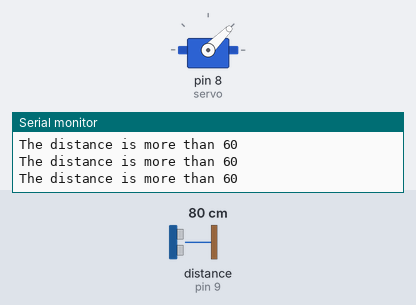
Bench run of a sketch on a simulated Arduino Uno, built with avr-gcc and run on an emulated ATmega328P. Shown: servo, the last lines printed to the serial monitor. Wiring (inferred from the names in the program): ultrasonic range finder: trigger pin 10; echo pin 9. The inputs (shaded band) are chosen by the test bench; at power-on: distance to the obstacle (sensor on pin 9) 80 cm. The echo pulse lasts 58.3 µs per cm.

Above: at 1.3 s.
1.4 s: distance to the obstacle (sensor on pin 9) set to 10 cm
3.5 s: distance to the obstacle (sensor on pin 9) set to 7 cm
At 3.9 s:
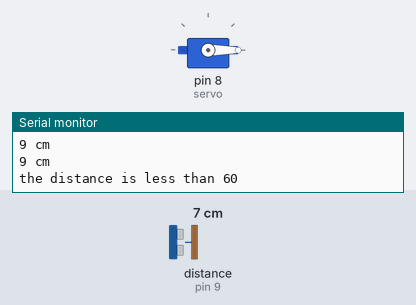
5.0 s: distance to the obstacle (sensor on pin 9) set to 9 cm
At 6.2 s:
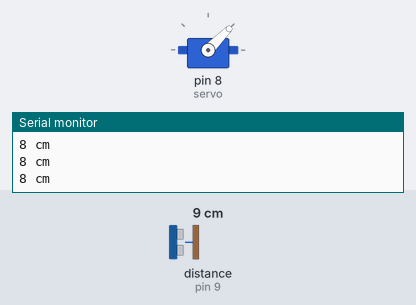
6.5 s: distance to the obstacle (sensor on pin 9) set to 2 cm
At 7.6 s:
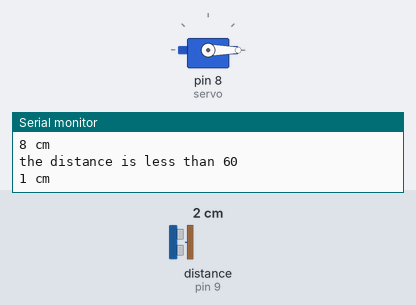
Timing chart, 0 to 9.0 s (numbered marks = the images above; inputs shaded):
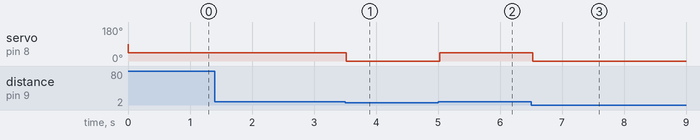

Measured:
- the behaviour switches between 9 and 8 cm on distance to the obstacle (sensor on pin 9) (found by bisection; images 0 and 1)
- after the input at 3.5 s, servo on pin 8 (servo): 45° → 0° at once
- after the input at 5.0 s, servo on pin 8 (servo): 0° → 45° at once
- after the input at 6.5 s, servo on pin 8 (servo): 45° → 0° at once

The sketch:

garrage_door.ino
```cpp
#include <Servo.h>
#define trigPin 10
#define echoPin 9
Servo servo;
int sound = 250;
void setup() {
Serial.begin (9600);
pinMode(trigPin, OUTPUT);
pinMode(echoPin, INPUT);
servo.attach(8);
}
void loop() {
long duration, distance;
digitalWrite(trigPin, LOW);
delayMicroseconds(2);
digitalWrite(trigPin, HIGH);
delayMicroseconds(10);
digitalWrite(trigPin, LOW);
duration = pulseIn(echoPin, HIGH);
distance = (duration/2) / 29.1;
if (distance < 8) {
Serial.println("the distance is less than 60");
servo.write(0);
delay(1000);
}
else {
servo.write(45);
}
if (distance > 60 || distance <= 0){
Serial.println("The distance is more than 60");
}
else {
Serial.print(distance);
Serial.println(" cm");
}
delay(500);
}
```
